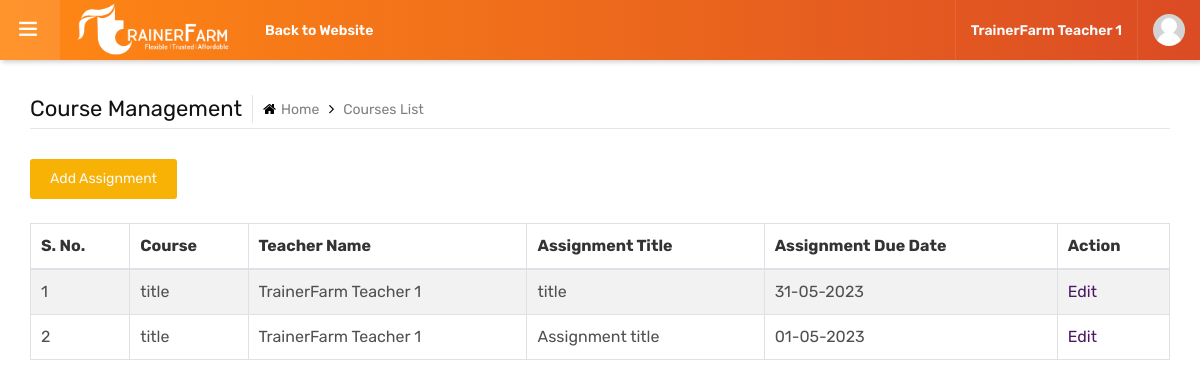
Page /panel/assignment_list.php (signed in) on the committed database.
### tables this page shows
CREATE TABLE `users` (
  `user_id` int NOT NULL AUTO_INCREMENT,
  `user_name` varchar(50) NOT NULL,
  `user_password` varchar(50) DEFAULT NULL,
  `user_fullname` varchar(100) DEFAULT NULL,
  `phone` varchar(50) DEFAULT NULL,
  `email` varchar(200) DEFAULT NULL,
  `linkedin` varchar(200) DEFAULT NULL,
  `country` varchar(100) DEFAULT NULL,
  `city` varchar(100) DEFAULT NULL,
  `user_type_id` int DEFAULT NULL COMMENT 'user_type',
  `user_status` tinyint(1) DEFAULT NULL COMMENT '1-active 0-inactive',
  `update_at` datetime NULL DEFAULT CURRENT_TIMESTAMP,
  PRIMARY KEY (`user_id`),
  KEY `user_type_id` (`user_type_id`)
);

CREATE TABLE `assignments` (
  `assignment_id` int NOT NULL AUTO_INCREMENT,
  `course_id` int DEFAULT NULL,
  `teacher_id` int DEFAULT NULL,
  `assignment_title` varchar(250) DEFAULT NULL,
  `assignment_desc` text,
  `assignment_due` date DEFAULT NULL,
  `updated_at` datetime NULL DEFAULT CURRENT_TIMESTAMP,
  `assignment_attach` varchar(250) DEFAULT NULL,
  PRIMARY KEY (`assignment_id`)
);

CREATE TABLE `course` (
  `course_id` int NOT NULL AUTO_INCREMENT,
  `course_name` varchar(200) NOT NULL,
  `course_category_id` int DEFAULT NULL,
  `teacher_id` int DEFAULT NULL,
  `description` text,
  `course_week` int DEFAULT NULL,
  `course_price` varchar(100) DEFAULT NULL,
  `course_status` tinyint(1) NOT NULL DEFAULT '1' COMMENT '1-active 0-inactive',
  `updated_at` datetime NULL DEFAULT CURRENT_TIMESTAMP,
  PRIMARY KEY (`course_id`)
);

### panel/assignment_list.php (the view, shortened to what this page needs)
<?php
include("includes/config.php");
	$assignment_res = "SELECT a . * , c.course_name, c.course_id, u.user_id, u.user_fullname
	FROM assignments a
	LEFT JOIN course c ON c.course_id = a.course_id
	LEFT JOIN users u ON u.user_id = a.teacher_id";
    $assignment_list = mysqli_query($conn, $assignment_res);
?>
<?php include("includes/header.php"); ?>
	<main class="ttr-wrapper">
		<div class="container-fluid">
			<div class="db-breadcrumb">
				<h4 class="breadcrumb-title">Course Management</h4>
				<ul class="db-breadcrumb-list">
				<li>
					<a href="index.php"><i class="fa fa-home"></i>Home</a></li>
					<li>Courses List</li>
				</ul>
			</div>
            <a href="assignment_add.php" class="btn btn-primary text-light">Add Assignment</a><br><br>
			<table id="example" class="table table-striped table-bordered" style="width:100%">
        		<thead>
					<tr>
						<th>S. No.</th>
						<th>Course</th>
						<th>Teacher Name</th>
						<th>Assignment Title</th>
						<th>Assignment Due Date</th>
						<th>Action</th>
            		</tr>
        		</thead>
        		<tbody>
				<?php $i = 1;
					while($row = mysqli_fetch_assoc($assignment_list)){ ?>
					<tr>
						<td><?php echo $i++; ?></td>
						<td><?php echo $row['course_name']; ?></td>
						<td><?php echo $row['user_fullname']; ?></td>
						<td><?php echo $row['assignment_title']; ?></td>
						<td><?php echo date("d-m-Y", strtotime($row['assignment_due'])); ?></td>
						<?php if($_SESSION['user_type_id'] == 3 && $_SESSION['user_type_name'] == 'student'){ ?>
							<td><a href="assignment_view.php?id=<?php echo $row['assignment_id']; ?>">View Details</a></td>
						<?php } else{ ?>
							<td><a href="assignment_edit.php?id=<?php echo $row['assignment_id']; ?>">Edit</a></td>
						<?php } ?>
					</tr>
					<?php } ?>
        		</tbody>
    		</table>
		</div>
	</main>
<?php include("includes/footer.php"); ?>

### panel/includes/header.php (shortened to what this page needs)
<?php
include("includes/config.php");
	$user_id = $_SESSION['user_id'];
	if(!empty($user_id)){
		$user_SESSION = mysqli_query($conn, "SELECT user_fullname FROM users u WHERE u.user_id = '$user_id'");
		$user_fullname = mysqli_fetch_assoc($user_SESSION);
	}
?>
<!DOCTYPE html>
<html lang="en">
<head>
	<link rel="stylesheet" type="text/css" href="assets/css/assets.css">
	<link rel="stylesheet" type="text/css" href="assets/vendors/calendar/fullcalendar.css">
	<link rel="stylesheet" type="text/css" href="assets/css/typography.css">
	<link rel="stylesheet" type="text/css" href="assets/css/shortcodes/shortcodes.css">
	<link href="https://cdn.datatables.net/v/dt/dt-1.13.4/b-2.3.6/datatables.min.css" rel="stylesheet"/>
	<link class="skin" rel="stylesheet" type="text/css" href="assets/css/color/color-1.css">
	<link rel="stylesheet" type="text/css" href="assets/css/style.css">
	<link rel="stylesheet" type="text/css" href="assets/css/dashboard.css">
</head>
<body class="ttr-opened-sidebar ttr-pinned-sidebar">
	<header class="ttr-header">
		<div class="ttr-header-wrapper">
			<div class="ttr-toggle-sidebar ttr-material-button">
				<i class="ti-menu ttr-close-icon"></i>
			</div>
			<div class="ttr-logo-box">
				<div>
					<a href="index.php" class="ttr-logo">
						<img class="ttr-logo-desktop" alt="" src="assets/images/logo/TF-white.png" width="160" height="27">
					</a>
				</div>
			</div>
			<div class="ttr-header-menu">
				<ul class="ttr-header-navigation">
					<li>
						<a href="../index.php" class="ttr-material-button ttr-submenu-toggle">Back to Website</a>
					</li>
				</ul>
			</div>
			<div class="ttr-header-right ttr-with-seperator">
				<ul class="ttr-header-navigation">
					<li>
						<a class="ttr-material-button text-light"><?php echo $user_fullname['user_fullname']; ?></a>
					</li>
                    <li>
						<a href="#" class="ttr-material-button ttr-submenu-toggle"><span class="ttr-user-avatar"><img alt="" src="assets/images/testimonials/person-placeholder.jpg" width="32" height="32"></span></a>
					</li>
				</ul>
			</div>
		</div>
	</header>

### panel/assets/css/typography.css (style rules this page uses)
body { background-color: #fff; font-family: Rubik; font-size: 16px; font-weight: 400; color:#505050; padding: 0; margin: 0; overflow-x: hidden; -webkit-font-smoothing: antialiased; font-smoothing: antialiased; -moz-osx-font-smoothing: grayscale; scroll-behavior: smooth; }
a { color: #6f6f6f; outline: 0 none; text-decoration: none; }
img { border-style: none; height: auto; max-width: 100%; vertical-align: middle; }
section, article, aside, details, figcaption, figure, footer, header, hgroup, main, menu, nav, summary { display: block; }
table { background-color: transparent; width: 100%; }
table thead th { color: #333; }
table td { padding: 15px 10px; }
p, address, pre, hr, ul, ol, dl, dd, table { margin-bottom: 24px; }
h1, h2, h3, h4, h5, h6 { color: #111111; font-family: rubik; margin-top:0; }
h4 { font-size: 22px; line-height: 28px; margin-bottom: 15px; font-weight: 500; }
dl, ul, ol { list-style-position: outside; padding: 0; }
ul, ol { margin-bottom: 24px; }
ul li, ol li { padding: 0; }

### panel/assets/css/color/color-1.css (style rules this page uses)
:root { --primary: #F58020; --sc-primary: #1D315F; --blue-primary: #1D315F; --red-primary: #EF4137; --orange-primary: #F58020; --white-primary: #fff; }
.bg-primary, .btn, .comments-area .comment-form p input[type="submit"], .pagination>.active>a, .pagination>.active>span, .pagination>.active>a:hover, .pagination>.active>span:hover, .pagination>.active>a:focus, .pagination>.active>span:focus, .feature-filters .active>[class*="btn"], .list-num-count>li:before, .pagination-bx.primary .pagination>li>a, .pagination-bx.primary .pagination>li>span, button.back-to-top, .rev-btn { background-color: var(--primary); }
a, .text-primary, .primary li:before, .menu-links .nav>li.active>a, .menu-links .nav>li:hover>a, .menu-links .nav>li .mega-menu>li ul a:hover, .menu-links .nav>li .sub-menu li:hover>a, footer a:active, footer a:focus, footer a:hover, footer h1 a, footer h2 a, footer h3 a, footer h4 a, footer h5 a, footer h6 a, footer p a, .testimonial-1 .testimonial-position, .acod-head a:after, .acod-head a, .acod-head a:hover, .acod-head a.collapsed:hover, .ttr-tabs .nav-tabs>li>a i, h1 a:hover, h2 a:hover, h3 a:hover, h4 a:hover, h5 a:hover, h6 a:hover, .btn.outline, .btn-link:hover { color: #4c1864; }
.ttr-notify-header::after, .ttr-search-bar, .ttr-header, .ovpr-dark:after, .pricingtable-main, .account-head:after { background: var(--blue-primary); background: -moz-linear-gradient(45deg, #1D315F 0%, #EF4137 50%, #F58020 100%); background: -webkit-linear-gradient(45deg, #1D315F 0%, #EF4137 50%, #F58020 100%); background: linear-gradient(45deg, #1D315F 0%, #EF4137 50%, #F58020 100%); filter: progid:DXImageTransform.Microsoft.gradient(startColorstr='#1D315F', endColorstr='#F58020', GradientType=1); }
.course-info-list ul li a.active, .course-info-list ul li a:hover, .btn, .profile-tabnav .nav li a.active, button.back-to-top, .upcoming-event-carousel.owl-btn-1 .owl-prev, .upcoming-event-carousel.owl-btn-1 .owl-next, .courses-carousel .owl-nav .owl-next, .courses-carousel .owl-nav .owl-prev, .recent-news-carousel .owl-nav .owl-next, .recent-news-carousel .owl-nav .owl-prev, .testimonial-carousel .owl-nav .owl-next, .testimonial-carousel .owl-nav .owl-prev { background-color: #f7b205; color: #000; }

### panel/assets/css/shortcodes/form.css (style rules this page uses)
.btn, .panel, .form-control, .img-thumbnail, .panel-head ing, .dropdown-menu, .panel-group .panel, .nav-tabs > li > a, .modal-content, .navbar-toggler, .nav-pills > li > a, .pager li > a, .pager li > span, .well, .alert, .list-group-item:first-child, .list-group-item:last-child, .input-group-addon, .btn-group-divides > .btn:not(:first-child):not(:last-child):not(.dropdown-toggle), .btn-group-divides > .btn:last-child:not(:first-child), .btn-group > .dropdown-toggle:not(:first-child), .ttr-booking-form .ttr-extra-services li .feature-box-lg, .ttr-booking-form .ttr-extra-services li.active .feature-box-lg:after, .widget_tag_cloud a, .searchform input[type="text"], .searchform input[type="submit"], ol.comment-list li.comment .comment-body { -webkit-border-radius: 0; -moz-border-radius: 0; border-radius: 0; }
a, .ttr-box, .btn, .form-control, .ov-box, .overlay-icon li a i, .feature-box-xl, .feature-box-lg, .feature-box-md, .feature-box-sm, .feature-box-xs, .navbar-toggler, .menu-logo, .menu-links .nav > li > a, .secondary-menu { -webkit-transition: all 0.2s linear; -moz-transition: all 0.2s linear; -ms-transition: all 0.2s linear; -o-transition: all 0.2s linear; transition: all 0.2s linear; }

### rows in the picture
users: user_fullname "TrainerFarm Teacher 1"
assignments: course.course_name "title", users.user_fullname "TrainerFarm Teacher 1", assignment_title "title", assignment_due "31-05-2023"
assignments: course.course_name "title", users.user_fullname "TrainerFarm Teacher 1", assignment_title "Assignment title", assignment_due "01-05-2023"
